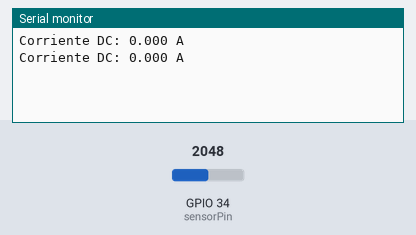
Recording of a sketch running on a simulated ESP32. Parts: the last lines printed to the serial monitor. The test bench sets the inputs (shaded band); at power-on: GPIO 34 (sensorPin) = 2048 (analog values on the 0–4095 scale).

Above: at 2.3 s.
2.4 s: GPIO 34 (sensorPin) set to 2866
At 3.7 s:
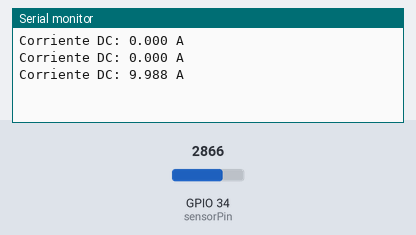
3.9 s: GPIO 34 (sensorPin) set to 3603
At 4.9 s:
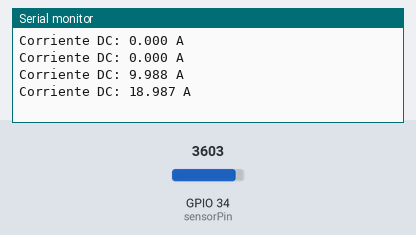
Timing chart, 0 to 6.9 s (numbered marks = the images above; inputs shaded):
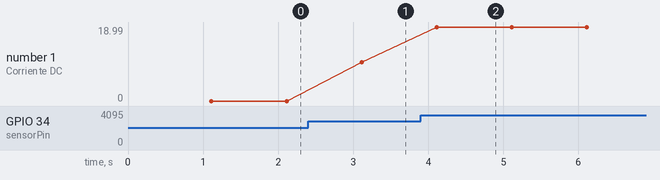

Measured:
- after the input at 2.4 s, the serial monitor: prints a new line after 0.71 s (image 1)
- after the input at 3.9 s, the serial monitor: prints a new line after 0.21 s (image 2)
- plotted number 1: 0 → 9.99 after the input at 2.4 s, 9.99 → 18.99 after the input at 3.9 s

The sketch:

lectura_corriente_dc.ino
```cpp
#include <Arduino.h>

const int sensorPin = 34;  // Pin al que está conectado el sensor ACS712
const float sensitivity = 0.066; // Sensibilidad del sensor ACS712 30A (66 mV/A)
const int adcResolution = 4095;  // Resolución del ADC de la ESP32
const float Vref = 3.3;  // Voltaje de referencia del ADC
float zeroCurrentVoltage;  // Voltaje del sensor cuando no hay corriente

void setup() {
  Serial.begin(115200);
  analogReadResolution(12);  // Configura la resolución del ADC a 12 bits
  zeroCurrentVoltage = calibrateSensor();
}

void loop() {
  float current = readDCCurrent();
  Serial.print("Corriente DC: ");
  Serial.print(current, 3);  // Muestra la corriente DC con 3 decimales
  Serial.println(" A");
  delay(1000);  // Espera un segundo antes de la próxima lectura
}

float readDCCurrent() {
  int adcValue = analogRead(sensorPin);
  float voltage = (adcValue * Vref) / adcResolution;  // Convierte el valor ADC a voltaje
  float current = (voltage - zeroCurrentVoltage) / sensitivity;  // Calcula la corriente DC ajustada
  return current;
}

float calibrateSensor() {
  const int calibrationSamples = 1000;  // Número de muestras para la calibración
  float sum = 0;
  for (int i = 0; i < calibrationSamples; i++) {
    sum += analogRead(sensorPin);
    delayMicroseconds(1000);
  }
  return (sum / calibrationSamples) * Vref / adcResolution;  // Calcula el voltaje promedio cuando no hay corriente
}
```
